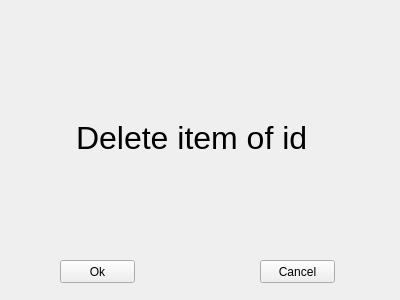
<?xml version="1.0" encoding="UTF-8"?>
<ui version="4.0">
 <class>ItemDeletionPrompt</class>
 <widget class="QWidget" name="ItemDeletionPrompt">
  <property name="geometry">
   <rect>
    <x>0</x>
    <y>0</y>
    <width>400</width>
    <height>300</height>
   </rect>
  </property>
  <property name="windowTitle">
   <string>ItemDeletionPrompt</string>
  </property>
  <widget class="QPushButton" name="pushButton">
   <property name="geometry">
    <rect>
     <x>60</x>
     <y>260</y>
     <width>75</width>
     <height>23</height>
    </rect>
   </property>
   <property name="text">
    <string>Ok</string>
   </property>
  </widget>
  <widget class="QPushButton" name="pushButton_2">
   <property name="geometry">
    <rect>
     <x>260</x>
     <y>260</y>
     <width>75</width>
     <height>23</height>
    </rect>
   </property>
   <property name="text">
    <string>Cancel</string>
   </property>
  </widget>
  <widget class="QLabel" name="label">
   <property name="geometry">
    <rect>
     <x>76</x>
     <y>72</y>
     <width>241</width>
     <height>131</height>
    </rect>
   </property>
   <property name="minimumSize">
    <size>
     <width>241</width>
     <height>131</height>
    </size>
   </property>
   <property name="maximumSize">
    <size>
     <width>241</width>
     <height>131</height>
    </size>
   </property>
   <property name="font">
    <font>
     <pointsize>24</pointsize>
    </font>
   </property>
   <property name="text">
    <string>Delete item of id</string>
   </property>
   <property name="wordWrap">
    <bool>true</bool>
   </property>
  </widget>
 </widget>
 <layoutdefault spacing="6" margin="11"/>
 <resources/>
 <connections>
  <connection>
   <sender>pushButton_2</sender>
   <signal>clicked()</signal>
   <receiver>ItemDeletionPrompt</receiver>
   <slot>hide()</slot>
   <hints>
    <hint type="sourcelabel">
     <x>321</x>
     <y>272</y>
    </hint>
    <hint type="destinationlabel">
     <x>341</x>
     <y>222</y>
    </hint>
   </hints>
  </connection>
 </connections>
 <slots>
  <slot>DeleteItem(int)</slot>
 </slots>
</ui>
